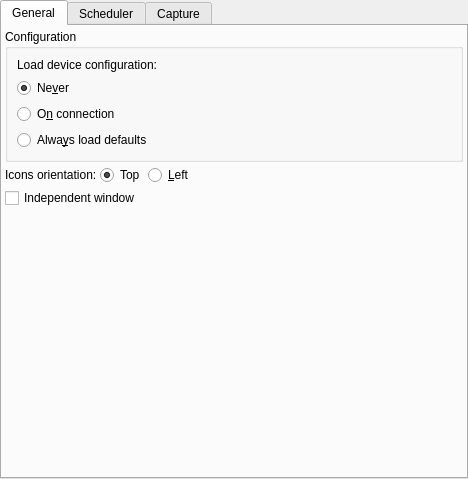
<?xml version="1.0" encoding="UTF-8"?>
<ui version="4.0">
 <class>OpsEkos</class>
 <widget class="QTabWidget" name="OpsEkos">
  <property name="geometry">
   <rect>
    <x>0</x>
    <y>0</y>
    <width>468</width>
    <height>479</height>
   </rect>
  </property>
  <property name="windowTitle">
   <string>TabWidget</string>
  </property>
  <property name="currentIndex">
   <number>0</number>
  </property>
  <widget class="QWidget" name="generalTab">
   <attribute name="title">
    <string>General</string>
   </attribute>
   <layout class="QVBoxLayout" name="verticalLayout">
    <property name="spacing">
     <number>3</number>
    </property>
    <property name="leftMargin">
     <number>3</number>
    </property>
    <property name="topMargin">
     <number>3</number>
    </property>
    <property name="rightMargin">
     <number>3</number>
    </property>
    <property name="bottomMargin">
     <number>3</number>
    </property>
    <item>
     <layout class="QHBoxLayout" name="horizontalLayout">
      <item>
       <widget class="QGroupBox" name="groupBox_3">
        <property name="title">
         <string>Configuration</string>
        </property>
        <layout class="QVBoxLayout" name="verticalLayout_2">
         <item>
          <widget class="QLabel" name="label_2">
           <property name="text">
            <string>Load device configuration:</string>
           </property>
          </widget>
         </item>
         <item>
          <widget class="QRadioButton" name="kcfg_neverLoadConfig">
           <property name="text">
            <string>Ne&amp;ver</string>
           </property>
           <property name="checked">
            <bool>true</bool>
           </property>
          </widget>
         </item>
         <item>
          <widget class="QRadioButton" name="kcfg_loadConfigOnConnection">
           <property name="text">
            <string>O&amp;n connection</string>
           </property>
          </widget>
         </item>
         <item>
          <widget class="QRadioButton" name="kcfg_loadDefaultConfig">
           <property name="text">
            <string>Alwa&amp;ys load defaults</string>
           </property>
          </widget>
         </item>
        </layout>
       </widget>
      </item>
     </layout>
    </item>
    <item>
     <layout class="QHBoxLayout" name="horizontalLayout_3">
      <property name="spacing">
       <number>3</number>
      </property>
      <item>
       <widget class="QLabel" name="label_4">
        <property name="text">
         <string>Icons orientation:</string>
        </property>
       </widget>
      </item>
      <item>
       <widget class="QRadioButton" name="kcfg_EkosTopIcons">
        <property name="toolTip">
         <string>Ekos modules icons are placed on the top of pages</string>
        </property>
        <property name="text">
         <string>Top</string>
        </property>
        <property name="checked">
         <bool>true</bool>
        </property>
        <attribute name="buttonGroup">
         <string notr="true">ekosIconsPositionGroup</string>
        </attribute>
       </widget>
      </item>
      <item>
       <widget class="QRadioButton" name="kcfg_EkosLeftIcons">
        <property name="toolTip">
         <string>Ekos module icons are placed to the left of pages</string>
        </property>
        <property name="text">
         <string>&amp;Left</string>
        </property>
        <attribute name="buttonGroup">
         <string notr="true">ekosIconsPositionGroup</string>
        </attribute>
       </widget>
      </item>
      <item>
       <spacer name="horizontalSpacer_3">
        <property name="orientation">
         <enum>Qt::Horizontal</enum>
        </property>
        <property name="sizeHint" stdset="0">
         <size>
          <width>40</width>
          <height>20</height>
         </size>
        </property>
       </spacer>
      </item>
     </layout>
    </item>
    <item>
     <widget class="QCheckBox" name="kcfg_independentWindowEkos">
      <property name="toolTip">
       <string>Make Ekos window independent from KStars main window. Requires restart to take effect.</string>
      </property>
      <property name="text">
       <string>Independent window</string>
      </property>
     </widget>
    </item>
    <item>
     <spacer name="verticalSpacer_2">
      <property name="orientation">
       <enum>Qt::Vertical</enum>
      </property>
      <property name="sizeHint" stdset="0">
       <size>
        <width>20</width>
        <height>40</height>
       </size>
      </property>
     </spacer>
    </item>
   </layout>
  </widget>
  <widget class="QWidget" name="schedulerTab">
   <attribute name="title">
    <string>Scheduler</string>
   </attribute>
   <layout class="QGridLayout" name="gridLayout_4">
    <property name="leftMargin">
     <number>3</number>
    </property>
    <property name="topMargin">
     <number>3</number>
    </property>
    <property name="rightMargin">
     <number>3</number>
    </property>
    <property name="bottomMargin">
     <number>3</number>
    </property>
    <property name="spacing">
     <number>3</number>
    </property>
    <item row="0" column="0" rowspan="2">
     <widget class="QGroupBox" name="groupBox_5">
      <property name="title">
       <string>Offsets</string>
      </property>
      <layout class="QFormLayout" name="formLayout">
       <property name="horizontalSpacing">
        <number>3</number>
       </property>
       <property name="verticalSpacing">
        <number>3</number>
       </property>
       <property name="leftMargin">
        <number>3</number>
       </property>
       <property name="topMargin">
        <number>3</number>
       </property>
       <property name="rightMargin">
        <number>3</number>
       </property>
       <property name="bottomMargin">
        <number>3</number>
       </property>
       <item row="0" column="0">
        <widget class="QLabel" name="leadTimeLabel">
         <property name="toolTip">
          <string>&lt;html&gt;&lt;head/&gt;&lt;body&gt;&lt;p&gt;Lead time is the minimum time in minutes between jobs. The scheduler starts execution of a job before its scheduled startup time by this lead time. Early execution is useful as focusing, alignment, and guiding procedures may take prolonged periods to time to complete.&lt;/p&gt;&lt;/body&gt;&lt;/html&gt;</string>
         </property>
         <property name="text">
          <string>Lead time:</string>
         </property>
        </widget>
       </item>
       <item row="0" column="1">
        <widget class="QDoubleSpinBox" name="kcfg_LeadTime"/>
       </item>
       <item row="1" column="0">
        <widget class="QLabel" name="preDawnLabel">
         <property name="toolTip">
          <string>&lt;html&gt;&lt;head/&gt;&lt;body&gt;&lt;p&gt;Do not permit jobs to be scheduled or executed past this many minutes before dawn.&lt;/p&gt;&lt;/body&gt;&lt;/html&gt;</string>
         </property>
         <property name="text">
          <string>Pre-dawn:</string>
         </property>
        </widget>
       </item>
       <item row="1" column="1">
        <widget class="QDoubleSpinBox" name="kcfg_PreDawnTime"/>
       </item>
       <item row="2" column="0">
        <widget class="QCheckBox" name="kcfg_PreemptiveShutdown">
         <property name="toolTip">
          <string>&lt;html&gt;&lt;head/&gt;&lt;body&gt;&lt;p&gt;In case no scheduler job is scheduled for this many hours, perform a complete shutdown procedure and restart observatory operations once the next job is ready.&lt;/p&gt;&lt;/body&gt;&lt;/html&gt;</string>
         </property>
         <property name="text">
          <string>Pre-emptive shutdown:</string>
         </property>
        </widget>
       </item>
       <item row="2" column="1">
        <widget class="QDoubleSpinBox" name="kcfg_PreemptiveShutdownTime">
         <property name="toolTip">
          <string>&lt;html&gt;&lt;head/&gt;&lt;body&gt;&lt;p&gt;Pre-emptive shutdown hours&lt;/p&gt;&lt;/body&gt;&lt;/html&gt;</string>
         </property>
        </widget>
       </item>
       <item row="3" column="0">
        <widget class="QLabel" name="settingAltitudeCutoffLabel">
         <property name="toolTip">
          <string>&lt;html&gt;&lt;body&gt;&lt;p&gt;Do not permit jobs to be scheduled less than this many degrees before the altitude restriction. Actual execution proceeds until the altitude limit.&lt;/p&gt;&lt;/body&gt;&lt;/html&gt;</string>
         </property>
         <property name="text">
          <string>Setting altitude cutoff:</string>
         </property>
        </widget>
       </item>
       <item row="3" column="1">
        <widget class="QDoubleSpinBox" name="kcfg_SettingAltitudeCutoff"/>
       </item>
       <item row="4" column="0">
        <widget class="QLabel" name="duskOffsetLabel">
         <property name="toolTip">
          <string>&lt;html&gt;&lt;body&gt;&lt;p&gt;Offset astronomical dusk by this many hours. This positive or negative value adjusts the twilight restriction.&lt;/p&gt;&lt;/body&gt;&lt;/html&gt;</string>
         </property>
         <property name="text">
          <string>Dusk offset:</string>
         </property>
        </widget>
       </item>
       <item row="4" column="1">
        <widget class="QDoubleSpinBox" name="kcfg_DuskOffset">
         <property name="minimum">
          <double>-24.000000000000000</double>
         </property>
         <property name="maximum">
          <double>24.000000000000000</double>
         </property>
         <property name="singleStep">
          <double>0.500000000000000</double>
         </property>
        </widget>
       </item>
       <item row="5" column="0">
        <widget class="QLabel" name="dawnOffsetLabel">
         <property name="toolTip">
          <string>&lt;html&gt;&lt;body&gt;&lt;p&gt;Offset astronomical dawn by this many hours. This positive or negative value adjusts the twilight restriction.&lt;/p&gt;&lt;/body&gt;&lt;/html&gt;</string>
         </property>
         <property name="text">
          <string>Dawn offset:</string>
         </property>
        </widget>
       </item>
       <item row="5" column="1">
        <widget class="QDoubleSpinBox" name="kcfg_DawnOffset">
         <property name="minimum">
          <double>-24.000000000000000</double>
         </property>
         <property name="maximum">
          <double>24.000000000000000</double>
         </property>
         <property name="singleStep">
          <double>0.500000000000000</double>
         </property>
        </widget>
       </item>
      </layout>
     </widget>
    </item>
    <item row="0" column="1">
     <widget class="QGroupBox" name="groupBox_7">
      <property name="title">
       <string>Cleanup</string>
      </property>
      <layout class="QVBoxLayout" name="verticalLayout_9">
       <property name="spacing">
        <number>3</number>
       </property>
       <property name="leftMargin">
        <number>3</number>
       </property>
       <property name="topMargin">
        <number>3</number>
       </property>
       <property name="rightMargin">
        <number>3</number>
       </property>
       <property name="bottomMargin">
        <number>3</number>
       </property>
       <item>
        <widget class="QCheckBox" name="kcfg_StopEkosAfterShutdown">
         <property name="toolTip">
          <string>After shutdown procedure is successfully executed, stop INDI and Ekos.</string>
         </property>
         <property name="text">
          <string>Stop Ekos after shutdown</string>
         </property>
        </widget>
       </item>
       <item>
        <widget class="QCheckBox" name="kcfg_ShutdownScriptTerminatesINDI">
         <property name="toolTip">
          <string>&lt;html&gt;&lt;head/&gt;&lt;body&gt;&lt;p&gt;If the shutdown script terminates INDI server, enable this option so that no disconnection errors are generated.&lt;/p&gt;&lt;/body&gt;&lt;/html&gt;</string>
         </property>
         <property name="text">
          <string>Shutdown script terminates INDI</string>
         </property>
        </widget>
       </item>
      </layout>
     </widget>
    </item>
    <item row="1" column="1">
     <widget class="QGroupBox" name="groupBox_8">
      <property name="title">
       <string>Jobs</string>
      </property>
      <layout class="QVBoxLayout" name="verticalLayout_7">
       <property name="spacing">
        <number>3</number>
       </property>
       <property name="leftMargin">
        <number>3</number>
       </property>
       <property name="topMargin">
        <number>3</number>
       </property>
       <property name="rightMargin">
        <number>3</number>
       </property>
       <property name="bottomMargin">
        <number>3</number>
       </property>
       <item>
        <widget class="QCheckBox" name="kcfg_RememberJobProgress">
         <property name="toolTip">
          <string>&lt;html&gt;&lt;head/&gt;&lt;body&gt;&lt;p&gt;When processing a scheduled job, resume the sequence starting from the last image present in storage.&lt;/p&gt;&lt;/body&gt;&lt;/html&gt;</string>
         </property>
         <property name="text">
          <string>Remember job progress</string>
         </property>
         <property name="checked">
          <bool>false</bool>
         </property>
        </widget>
       </item>
      </layout>
     </widget>
    </item>
    <item row="2" column="0" colspan="2">
     <widget class="QGroupBox" name="groupBox_6">
      <property name="title">
       <string>Alignment</string>
      </property>
      <layout class="QGridLayout" name="gridLayout_3">
       <item row="1" column="2">
        <widget class="QLabel" name="label_10">
         <property name="text">
          <string>arcminutes</string>
         </property>
        </widget>
       </item>
       <item row="0" column="1">
        <widget class="QSpinBox" name="kcfg_AlignCheckFrequency">
         <property name="maximum">
          <number>100</number>
         </property>
        </widget>
       </item>
       <item row="4" column="0">
        <widget class="QCheckBox" name="kcfg_ForceAlignmentBeforeJob">
         <property name="toolTip">
          <string>If Align is enabled, scheduler would initiate a realignment procedure before restarting any jobs even if guiding is active.</string>
         </property>
         <property name="text">
          <string>Force re-alignment before re-starting jobs</string>
         </property>
        </widget>
       </item>
       <item row="0" column="0">
        <widget class="QLabel" name="label_6">
         <property name="toolTip">
          <string>When calculating position after captures, compute it every Nth capture. Set to 0 to disable.</string>
         </property>
         <property name="text">
          <string>Verify captured image position every</string>
         </property>
        </widget>
       </item>
       <item row="3" column="0" colspan="2">
        <widget class="QCheckBox" name="kcfg_ResetMountModelBeforeJob">
         <property name="text">
          <string>Reset mount model before starting each job</string>
         </property>
        </widget>
       </item>
       <item row="0" column="2">
        <widget class="QLabel" name="label_7">
         <property name="text">
          <string>frames</string>
         </property>
        </widget>
       </item>
       <item row="1" column="0">
        <widget class="QLabel" name="label_8">
         <property name="toolTip">
          <string>If captured position exceeds target position by more this many arcminutes, abort capture and reschedule the pipeline.</string>
         </property>
         <property name="text">
          <string>Reset pipeline if verified image delta exceeds</string>
         </property>
        </widget>
       </item>
       <item row="2" column="0">
        <widget class="QCheckBox" name="kcfg_ResetMountModelOnAlignFail">
         <property name="text">
          <string>Reset mount model on alignment failure</string>
         </property>
        </widget>
       </item>
       <item row="1" column="1">
        <widget class="QDoubleSpinBox" name="kcfg_AlignCheckThreshold">
         <property name="maximum">
          <double>3600.000000000000000</double>
         </property>
         <property name="singleStep">
          <double>60.000000000000000</double>
         </property>
        </widget>
       </item>
       <item row="5" column="0" colspan="2">
        <widget class="QCheckBox" name="kcfg_RealignAfterCalibrationFailure">
         <property name="toolTip">
          <string>&lt;html&gt;&lt;head/&gt;&lt;body&gt;&lt;p&gt;If guiding calibration fails then restart alignment process before proceeding to guiding recalibration process again. This can help recenter the target object in the field of view if the calibration process strayed too far off.&lt;/p&gt;&lt;/body&gt;&lt;/html&gt;</string>
         </property>
         <property name="text">
          <string>Restart alignment on guiding calibration failure</string>
         </property>
        </widget>
       </item>
      </layout>
     </widget>
    </item>
    <item row="3" column="0">
     <spacer name="verticalSpacer">
      <property name="orientation">
       <enum>Qt::Vertical</enum>
      </property>
      <property name="sizeHint" stdset="0">
       <size>
        <width>20</width>
        <height>40</height>
       </size>
      </property>
     </spacer>
    </item>
   </layout>
  </widget>
  <widget class="QWidget" name="captureTab">
   <attribute name="title">
    <string>Capture</string>
   </attribute>
   <layout class="QVBoxLayout" name="verticalLayout_8">
    <property name="spacing">
     <number>3</number>
    </property>
    <property name="leftMargin">
     <number>3</number>
    </property>
    <property name="topMargin">
     <number>3</number>
    </property>
    <property name="rightMargin">
     <number>3</number>
    </property>
    <property name="bottomMargin">
     <number>3</number>
    </property>
    <item>
     <widget class="QGroupBox" name="groupBox">
      <property name="title">
       <string>Miscellaneous</string>
      </property>
      <layout class="QVBoxLayout" name="verticalLayout_3">
       <item>
        <layout class="QGridLayout" name="gridLayout">
         <item row="1" column="2">
          <widget class="QLabel" name="label_14">
           <property name="text">
            <string>seconds</string>
           </property>
          </widget>
         </item>
         <item row="0" column="2">
          <widget class="QLabel" name="label_3">
           <property name="text">
            <string>° C</string>
           </property>
          </widget>
         </item>
         <item row="0" column="3" rowspan="2">
          <spacer name="horizontalSpacer_4">
           <property name="orientation">
            <enum>Qt::Horizontal</enum>
           </property>
           <property name="sizeHint" stdset="0">
            <size>
             <width>163</width>
             <height>13</height>
            </size>
           </property>
          </spacer>
         </item>
         <item row="1" column="1">
          <widget class="QDoubleSpinBox" name="kcfg_GuidingSettle">
           <property name="toolTip">
            <string>Wait this many seconds after guiding is resumed before starting capture</string>
           </property>
          </widget>
         </item>
         <item row="0" column="0">
          <widget class="QLabel" name="label">
           <property name="toolTip">
            <string>Maximum acceptable difference between requested and measured temperature set point. When the temperature threshold is below this value, the temperature set point request is deemed successful.</string>
           </property>
           <property name="text">
            <string>Temperature threshold:</string>
           </property>
          </widget>
         </item>
         <item row="0" column="1">
          <widget class="QDoubleSpinBox" name="kcfg_MaxTemperatureDiff">
           <property name="minimum">
            <double>0.100000000000000</double>
           </property>
           <property name="maximum">
            <double>5.000000000000000</double>
           </property>
           <property name="singleStep">
            <double>0.100000000000000</double>
           </property>
           <property name="value">
            <double>0.100000000000000</double>
           </property>
          </widget>
         </item>
         <item row="1" column="0">
          <widget class="QLabel" name="label_13">
           <property name="toolTip">
            <string>Wait this many seconds after guiding is resumed to stabilize the guiding performance before capture.</string>
           </property>
           <property name="text">
            <string>Guiding settle:</string>
           </property>
          </widget>
         </item>
         <item row="2" column="0">
          <widget class="QLabel" name="label_15">
           <property name="toolTip">
            <string>Cover or uncover telescope dialog timeout in seconds</string>
           </property>
           <property name="text">
            <string>Dialog timeout:</string>
           </property>
          </widget>
         </item>
         <item row="2" column="1">
          <widget class="QSpinBox" name="kcfg_ManualCoverTimeout">
           <property name="maximum">
            <number>600</number>
           </property>
           <property name="singleStep">
            <number>10</number>
           </property>
           <property name="value">
            <number>60</number>
           </property>
          </widget>
         </item>
         <item row="2" column="2">
          <widget class="QLabel" name="label_16">
           <property name="text">
            <string>seconds</string>
           </property>
          </widget>
         </item>
        </layout>
       </item>
       <item>
        <widget class="QCheckBox" name="kcfg_AlwaysResetSequenceWhenStarting">
         <property name="toolTip">
          <string>&lt;html&gt;&lt;head/&gt;&lt;body&gt;&lt;p&gt;When starting to process a sequence list, reset all capture counts to zero. Scheduler overrides this option when Remember job progress is enabled.&lt;/p&gt;&lt;/body&gt;&lt;/html&gt;</string>
         </property>
         <property name="text">
          <string>Always reset sequence when starting</string>
         </property>
         <property name="checked">
          <bool>false</bool>
         </property>
        </widget>
       </item>
       <item>
        <widget class="QCheckBox" name="kcfg_ResetMountModelAfterMeridian">
         <property name="text">
          <string>Reset mount model after meridian flip</string>
         </property>
        </widget>
       </item>
       <item>
        <layout class="QHBoxLayout" name="horizontalLayout_5">
         <item>
          <widget class="QCheckBox" name="kcfg_useSummaryPreview">
           <property name="toolTip">
            <string>Display received FITS in the Summary screen preview window.</string>
           </property>
           <property name="text">
            <string>Summary screen preview</string>
           </property>
          </widget>
         </item>
         <item>
          <spacer name="horizontalSpacer_6">
           <property name="orientation">
            <enum>Qt::Horizontal</enum>
           </property>
           <property name="sizeHint" stdset="0">
            <size>
             <width>40</width>
             <height>20</height>
            </size>
           </property>
          </spacer>
         </item>
        </layout>
       </item>
      </layout>
     </widget>
    </item>
    <item>
     <widget class="QGroupBox" name="groupBox_4">
      <property name="title">
       <string>DSLR</string>
      </property>
      <layout class="QHBoxLayout" name="horizontalLayout_4">
       <property name="leftMargin">
        <number>3</number>
       </property>
       <property name="topMargin">
        <number>3</number>
       </property>
       <property name="rightMargin">
        <number>3</number>
       </property>
       <property name="bottomMargin">
        <number>3</number>
       </property>
       <item>
        <widget class="QCheckBox" name="kcfg_ForceDSLRPresets">
         <property name="toolTip">
          <string>&lt;html&gt;&lt;head/&gt;&lt;body&gt;&lt;p&gt;Force exposure times to align with DSLR exposure presets. This insures accurate exposure times for sub-second exposures.&lt;/p&gt;&lt;/body&gt;&lt;/html&gt;</string>
         </property>
         <property name="text">
          <string>Force DSLR presets</string>
         </property>
        </widget>
       </item>
       <item>
        <widget class="QCheckBox" name="kcfg_useDSLRImageViewer">
         <property name="toolTip">
          <string>Display received DSLR images in the Image Viewer</string>
         </property>
         <property name="text">
          <string>DSLR image viewer</string>
         </property>
        </widget>
       </item>
       <item>
        <widget class="QPushButton" name="clearDSLRInfoB">
         <property name="toolTip">
          <string>Clear saved DSLR sizes</string>
         </property>
         <property name="text">
          <string>Clear DSLR Info</string>
         </property>
         <property name="icon">
          <iconset theme="edit-clear">
           <normaloff>.</normaloff>.</iconset>
         </property>
         <property name="iconSize">
          <size>
           <width>24</width>
           <height>24</height>
          </size>
         </property>
        </widget>
       </item>
       <item>
        <spacer name="horizontalSpacer_8">
         <property name="orientation">
          <enum>Qt::Horizontal</enum>
         </property>
         <property name="sizeHint" stdset="0">
          <size>
           <width>28</width>
           <height>20</height>
          </size>
         </property>
        </spacer>
       </item>
      </layout>
     </widget>
    </item>
    <item>
     <widget class="QGroupBox" name="groupBox_2">
      <property name="title">
       <string>In-Sequence Focus</string>
      </property>
      <layout class="QVBoxLayout" name="verticalLayout_6">
       <property name="spacing">
        <number>3</number>
       </property>
       <property name="leftMargin">
        <number>3</number>
       </property>
       <property name="topMargin">
        <number>3</number>
       </property>
       <property name="rightMargin">
        <number>3</number>
       </property>
       <property name="bottomMargin">
        <number>3</number>
       </property>
       <item>
        <layout class="QGridLayout" name="gridLayout_2">
         <item row="1" column="4">
          <widget class="QLabel" name="label_12">
           <property name="text">
            <string>frames</string>
           </property>
          </widget>
         </item>
         <item row="0" column="5">
          <spacer name="horizontalSpacer">
           <property name="orientation">
            <enum>Qt::Horizontal</enum>
           </property>
           <property name="sizeHint" stdset="0">
            <size>
             <width>40</width>
             <height>20</height>
            </size>
           </property>
          </spacer>
         </item>
         <item row="0" column="2" colspan="2">
          <widget class="QDoubleSpinBox" name="kcfg_HFRThresholdPercentage">
           <property name="maximum">
            <double>50.000000000000000</double>
           </property>
          </widget>
         </item>
         <item row="0" column="4">
          <widget class="QLabel" name="label_9">
           <property name="text">
            <string>%</string>
           </property>
          </widget>
         </item>
         <item row="0" column="0" colspan="2">
          <widget class="QLabel" name="label_5">
           <property name="toolTip">
            <string>&lt;html&gt;&lt;head/&gt;&lt;body&gt;&lt;p&gt;Set HFR Threshold percentage gain. When an autofocus operation is completed, the autofocus HFR value is increased by this threshold percentage value and stored within the capture module. If In-Sequence-Focus is engaged, the autofocus module only performs autofocusing procedure if current HFR value exceeds the capture module HFR threshold. Increase value to permit more relaxed changes in HFR values without requiring a full autofocus run.&lt;/p&gt;&lt;/body&gt;&lt;/html&gt;</string>
           </property>
           <property name="text">
            <string>HFR threshold modifier:</string>
           </property>
          </widget>
         </item>
         <item row="1" column="0" colspan="2">
          <widget class="QLabel" name="label_11">
           <property name="toolTip">
            <string>Run in-sequence HFR check after this many frames.</string>
           </property>
           <property name="text">
            <string>In-sequence HFR check:</string>
           </property>
          </widget>
         </item>
         <item row="1" column="2" colspan="2">
          <widget class="QSpinBox" name="kcfg_InSequenceCheckFrames">
           <property name="toolTip">
            <string>Run In-Sequence HFR check after this many frames.</string>
           </property>
           <property name="minimum">
            <number>1</number>
           </property>
           <property name="maximum">
            <number>30</number>
           </property>
          </widget>
         </item>
        </layout>
       </item>
       <item>
        <widget class="QCheckBox" name="kcfg_UseMedianFocus">
         <property name="toolTip">
          <string>&lt;html&gt;&lt;head/&gt;&lt;body&gt;&lt;p&gt;Calculate median focus value after each autofocus operation is complete. If the autofocus results become progressively worse with time, the median value shall reflect this trend and prevent unnecessary autofocus operations when the seeing conditions deteriorate.&lt;/p&gt;&lt;/body&gt;&lt;/html&gt;</string>
         </property>
         <property name="text">
          <string>Use median focus</string>
         </property>
        </widget>
       </item>
       <item>
        <widget class="QCheckBox" name="kcfg_SaveHFRToFile">
         <property name="toolTip">
          <string>&lt;html&gt;&lt;head/&gt;&lt;body&gt;&lt;p&gt;In-sequence HFR threshold value controls when the autofocus process is started. If the measured HFR value exceeds the HFR threshold, autofocus process is initiated. If the HFR threshold value is zero initially (default), then the autofocus process best HFR value is used to set the new HFR threshold, after applying the HFR threshold modifier percentage. This new HFR threshold is then used for subsequent In-Sequence focus checks. If this option is enabled, the HFR threshold value is constant and gets saved to the sequence file.&lt;/p&gt;&lt;/body&gt;&lt;/html&gt;</string>
         </property>
         <property name="text">
          <string>Save sequence HFR value to file</string>
         </property>
        </widget>
       </item>
      </layout>
     </widget>
    </item>
    <item>
     <spacer name="verticalSpacer_3">
      <property name="orientation">
       <enum>Qt::Vertical</enum>
      </property>
      <property name="sizeHint" stdset="0">
       <size>
        <width>20</width>
        <height>40</height>
       </size>
      </property>
     </spacer>
    </item>
   </layout>
  </widget>
 </widget>
 <resources/>
 <connections/>
 <buttongroups>
  <buttongroup name="ekosIconsPositionGroup"/>
 </buttongroups>
</ui>
